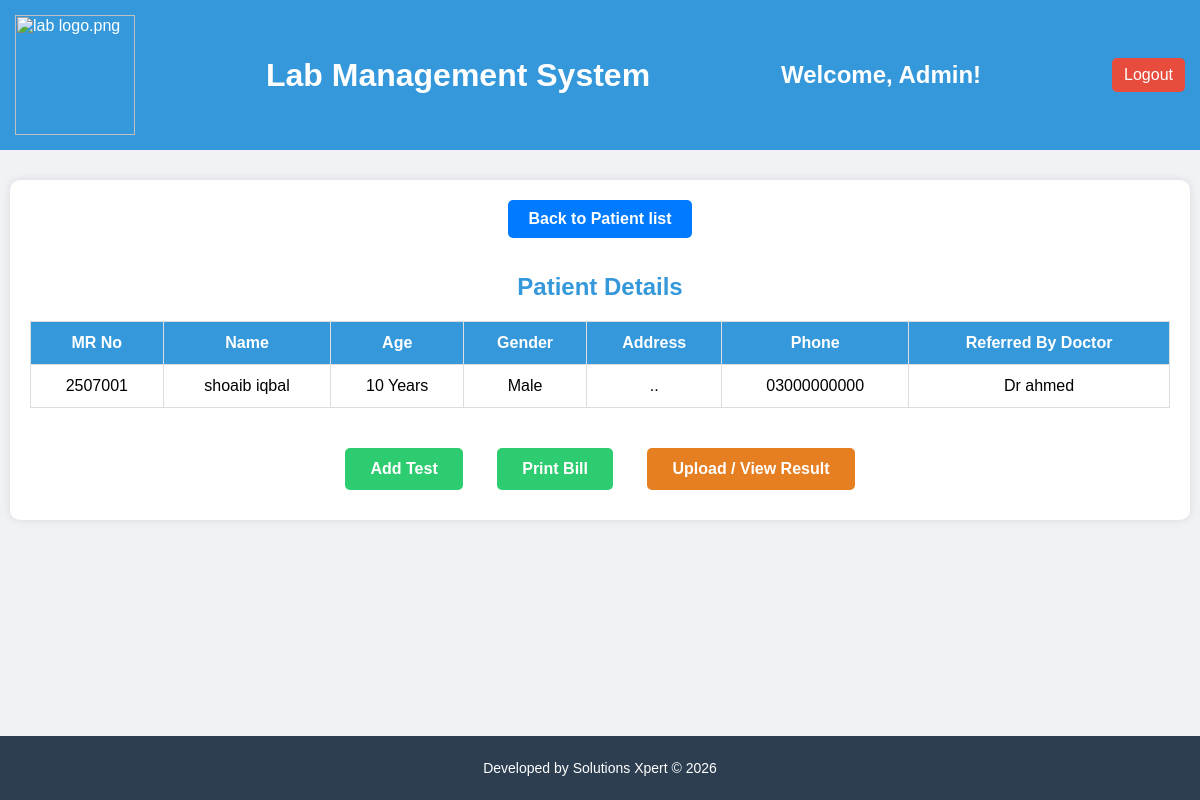
/patient_dashboard.php?mr_no=2507001 (signed in), run on the app's committed database.
### tables this page shows
CREATE TABLE `patients` (
  `id` int(11) NOT NULL,
  `mr_no` varchar(20) DEFAULT NULL,
  `name` varchar(100) DEFAULT NULL,
  `age` varchar(20) DEFAULT NULL,
  `gender` varchar(10) DEFAULT NULL,
  `address` text DEFAULT NULL,
  `phone` varchar(20) DEFAULT NULL,
  `referred_by` varchar(255) DEFAULT NULL,
  `created_at` timestamp NOT NULL DEFAULT current_timestamp()
);

### patient_dashboard.php (the view, shortened to what this page needs)
<?php
include "db.php";
include "header.php";
$mr_no = mysqli_real_escape_string($conn, $_GET['mr_no']);
$query = "SELECT * FROM patients WHERE mr_no = '$mr_no' LIMIT 1";
$result = mysqli_query($conn, $query);
$patient = mysqli_fetch_assoc($result);
?>
<!DOCTYPE html>
<html lang="en">
<head>
    <link rel="stylesheet" href="style.css">
</head>
<body>
<main>
    <div class="patient-info">
<div style="text-align: center; margin-top: 20px;">
    <a href="search_patient.php" class="back-button" style="margin-bottom: 15px;margin-top: -20px;">Back to Patient list</a>
</div>
        <h2>Patient Details</h2>
        <table class="patient-table">
            <thead>
                <tr>
                    <th>MR No</th>
                    <th>Name</th>
                    <th>Age</th>
                    <th>Gender</th>
                    <th>Address</th>
                    <th>Phone</th>
                    <th>Referred By Doctor</th>
                </tr>
            </thead>
            <tbody>
                <tr>
                    <td><?php echo htmlspecialchars($patient['mr_no']); ?></td>
                    <td><?php echo htmlspecialchars($patient['name']); ?></td>
                    <td><?php echo htmlspecialchars($patient['age']); ?> </td>
                    <td><?php echo htmlspecialchars($patient['gender']); ?></td>
                    <td><?php echo htmlspecialchars($patient['address']); ?></td>
                    <td><?php echo htmlspecialchars($patient['phone']); ?></td>
                    <td><?php echo htmlspecialchars($patient['referred_by']); ?></td>
                </tr>
            </tbody>
        </table>
        <div class="dashboard-actions">
            <a href="add_test.php?mr_no=<?php echo urlencode($patient['mr_no']); ?>">Add Test</a>
            <a href="previous_bills.php?mr_no=<?php echo urlencode($patient['mr_no']); ?>">Print Bill</a>
            <a href="upload_result.php?mr_no=<?php echo urlencode($patient['mr_no']); ?>" style="background-color: #e67e22;">Upload / View Result</a>
        </div>
    </div>
</main>
<?php include "footer.php"; ?>
</body>
</html>

### style.css (style rules this page uses)
body { font-family: Arial, sans-serif; margin: 0; background: #f5f7fa; }

### patient_dashboard.php (style rules this page uses)
body { font-family: Arial, sans-serif; background: #f0f2f5; margin: 0; padding: 0; }
.patient-info { background: #fff; padding: 20px; margin: 30px auto; width: 95%; max-width: 1200px; border-radius: 10px; box-shadow: 0px 0px 10px rgba(0,0,0,0.1); }
.patient-info h2 { margin-bottom: 20px; color: #3498db; text-align: center; }
.patient-table { width: 100%; border-collapse: collapse; margin-top: 20px; font-size: 16px; background-color: white; }
.patient-table th, .patient-table td { border: 1px solid #ddd; padding: 12px; text-align: center; }
.patient-table th { background-color: #3498db; color: white; }
.dashboard-actions { text-align: center; margin-top: 30px; }
.dashboard-actions a { display: inline-block; margin: 10px 15px; padding: 12px 25px; background-color: #2ecc71; color: white; text-decoration: none; border-radius: 5px; font-weight: bold; transition: background 0.3s; }
.back-button { display: inline-block; background-color: #007BFF; color: white; padding: 10px 20px; border-radius: 5px; text-decoration: none; font-weight: bold; font-size: 16px; transition: background-color 0.3s ease; margin-bottom: 20px; cursor: pointer; }

### footer.php (style rules this page uses)
body { padding-bottom: 70px; }

### data on the page
patients: mr_no "2507001", name "shoaib iqbal", age "10 Years", gender "Male", address "..", phone "03000000000", referred_by "Dr ahmed"

### other printed values
$username "Admin"
